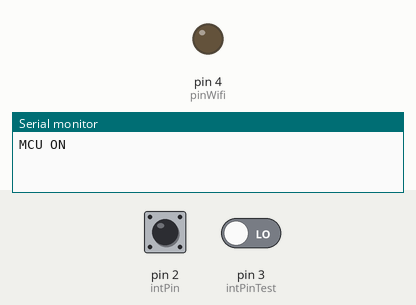
Simulated run of this sketch. Board: Arduino Uno, built with avr-gcc and run on an emulated ATmega328P. Parts: output pins drawn as LEDs (lit = HIGH), the last lines printed to the serial monitor. Inputs (shaded band) come from the test bench; at power-on: pin 2 (intPin) LOW, pin 3 (intPinTest) LOW.

Above: at 1.2 s.
1.3 s: pin 2 (intPin) pulsed HIGH 5 times (0.12 s each, 0.3 s apart)
At 2.8 s:
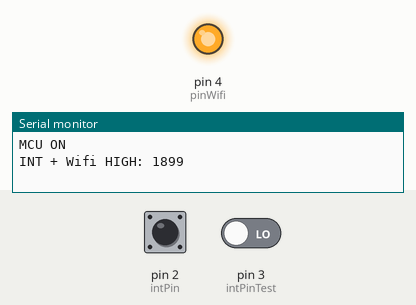
Timing chart, 0 to 6.5 s (numbered marks = the images above; inputs shaded):
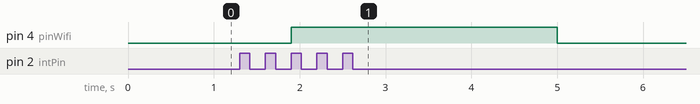

Measured:
- after the input at 1.3 s, pin 4 (pinWifi): LOW → HIGH after 0.60 s, → LOW 3.1 s later

The sketch:

mcu.ino
```cpp
const int intPin = 2;
const int intPinTest = 3;
const int pinWifi = 4;
unsigned long counter = 0;
volatile unsigned long lastInterrupt = 0;
volatile bool signaled_wifi = false;
unsigned long lastUpdate = 0;
unsigned long lastCall = 0;
const unsigned int MIN_TIME_INTERRUPT = 450;
const unsigned int MAX_TIME_INTERRUPT = 3000;
const unsigned int TIME_UPDATE_STATUS = 1000*60;
const unsigned int TIME_BW_CALLING= 1000*20;
const unsigned int TIME_SIGNALING_WIFI= 1000*3;
volatile unsigned long now = 0;
volatile unsigned long time_new_interrupt = 0;
volatile unsigned long now_interrupt = 0;
volatile unsigned long count_consecutive_int = 0;

void setup() {
unsigned long lastCall = 0;
  Serial.begin(115200);
  Serial.println("MCU ON");
  pinMode(intPin, INPUT);
  pinMode(intPinTest, INPUT);
  pinMode(pinWifi, OUTPUT);
  digitalWrite(pinWifi, LOW);
  attachInterrupt(digitalPinToInterrupt(intPin), callIntercepted, CHANGE);
  attachInterrupt(digitalPinToInterrupt(intPinTest), callIntercepted, CHANGE);
}

void loop() {

  now = millis();
  if(now < lastCall || now < lastInterrupt){
    lastCall = now;
    lastInterrupt = now;
    Serial.println("Resetting to avoid overflow millis()");
  }

  if (lastCall+TIME_SIGNALING_WIFI<now && signaled_wifi){
    digitalWrite(pinWifi, LOW);
    signaled_wifi = false;
    Serial.println("Wifi LOW");
  }

  //Serial.println(String(now));
  delay(500);
}

void callIntercepted() {
  now_interrupt = millis();

  cli();

  if (!signaled_wifi && (lastInterrupt == 0 || (now_interrupt-lastInterrupt) >=TIME_BW_CALLING)){
    unsigned int time_bw_consecutive = now_interrupt-time_new_interrupt;
    if (time_new_interrupt==0 || time_bw_consecutive > MAX_TIME_INTERRUPT){
      time_new_interrupt = now_interrupt;
      //Serial.println("INT NOT YET:time_bw_consecutive="+String(time_bw_consecutive)+", nos_int="+String(now_interrupt)+", time_new_interrupt="+String(time_new_interrupt));

    } else if (time_bw_consecutive > MIN_TIME_INTERRUPT ){//here when second/thrid consecutuve interruption happens
        //Serial.println("INFO: time_bw_consecutive="+String(time_bw_consecutive)+", nos_int="+String(now_interrupt)+", time_new_interrupt="+String(time_new_interrupt));
        lastInterrupt = now;
        lastCall = lastInterrupt;
        digitalWrite(pinWifi, HIGH);
        signaled_wifi = true;
        Serial.println("INT + Wifi HIGH: "+String(now_interrupt));
    } else {
        //Serial.println("IGNORING: time_bw_consecutive="+String(time_bw_consecutive)+",  nos_int="+String(now_interrupt)+", time_new_interrupt="+String(time_new_interrupt));
    }
  }
  sei();
}
```
